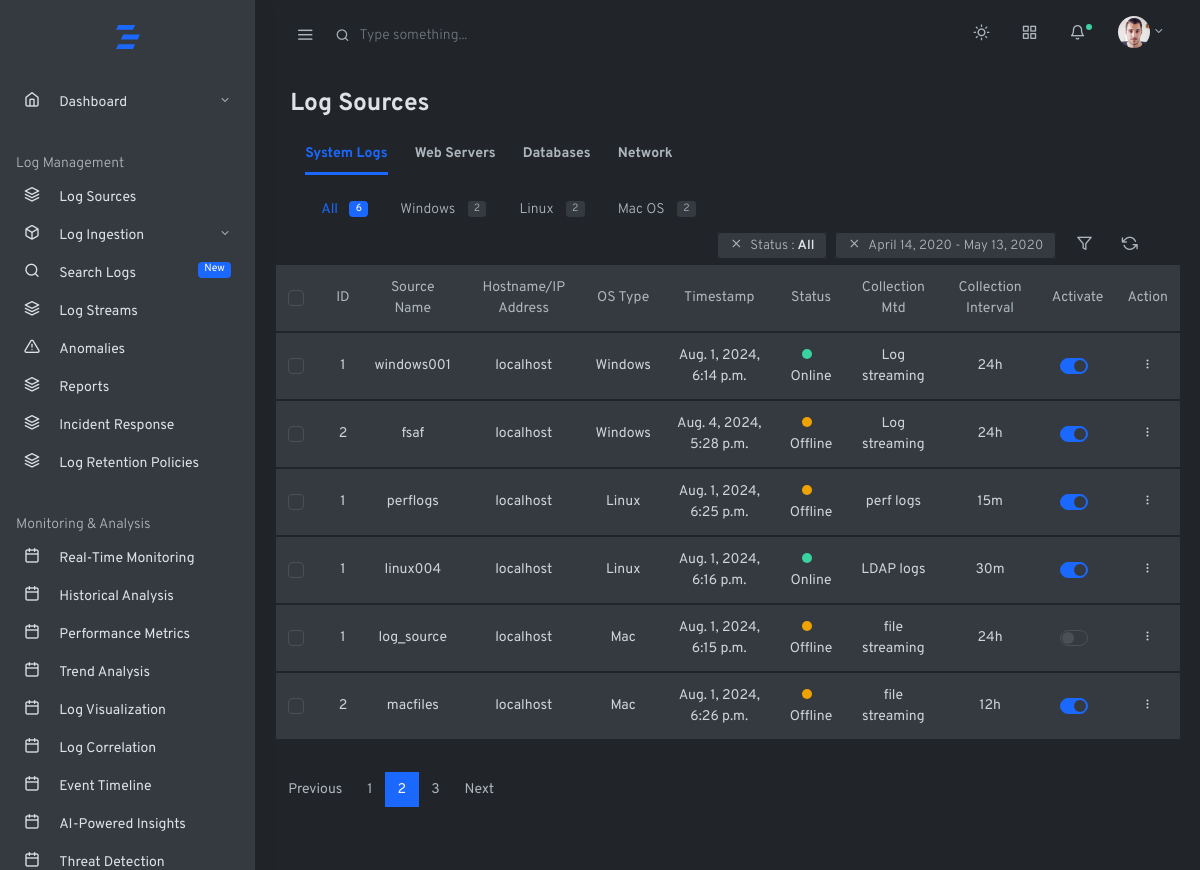
The page /home/log-sources/ on the database as committed earlier.
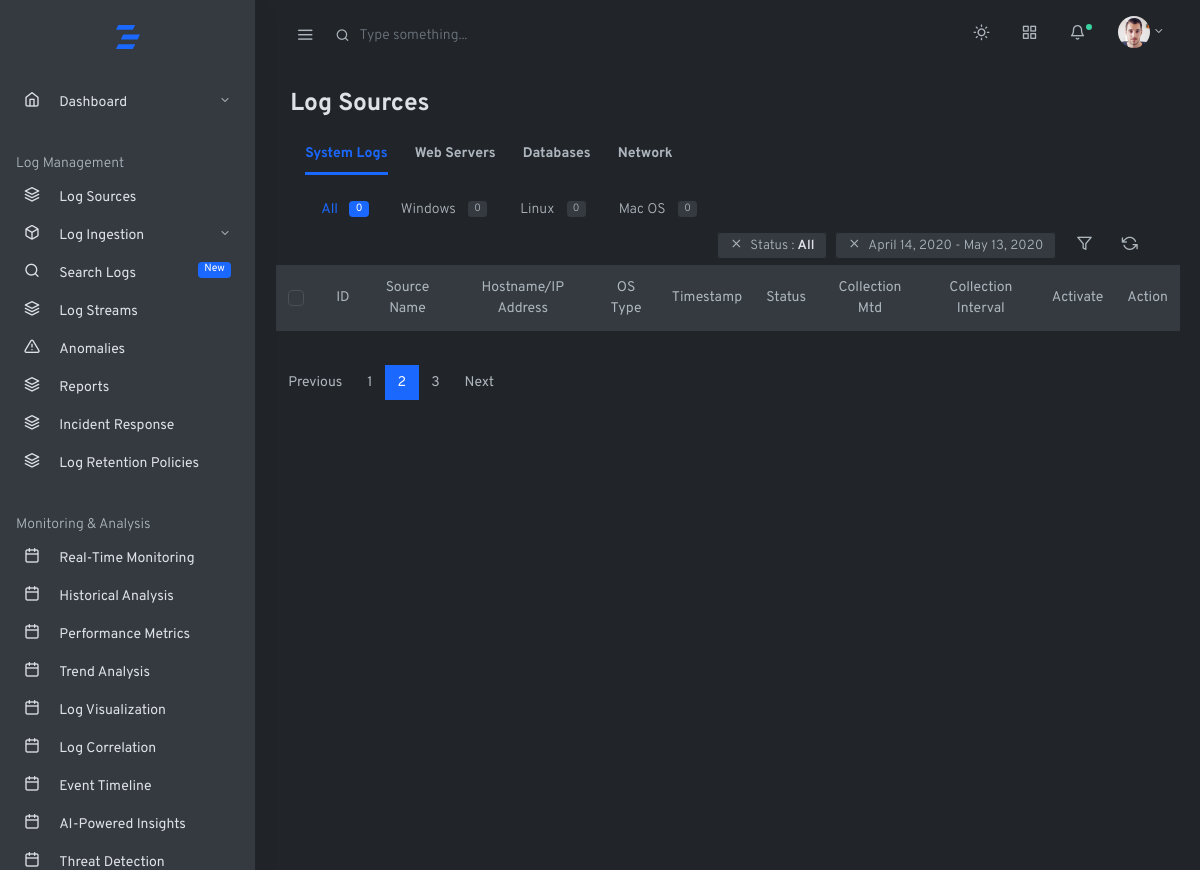
The same page on the database as committed later.
### log_management_app/models.py (models this page shows, shortened)
class WindowsLogSource(models.Model):
    INGESTION_MTD = [
        ('powershell', 'Powershell'),
    ]
    COLLECTION_INTERVAL_CHOICES = [
        ('5m', 'Every 5 minutes'),
        ('15m', 'Every 15 minutes'),
        ('30m', 'Every 30 minutes'),
        ('1h', 'Every 1 hour'),
        ('6h', 'Every 6 hours'),
        ('12h', 'Every 12 hours'),
        ('24h', 'Every 24 hours'),
    ]
    RETENTION_POLICY_CHOICES = [
        ('7d', '7 days'),
        ('14d', '14 days'),
        ('30d', '30 days'),
        ('60d', '60 days'),
        ('90d', '90 days'),
        ('180d', '180 days'),
        ('365d', '365 days'),
    ]
    SOURCE_STATUS_CHOICES = [
        ('Online', 'Active'),
        ('Offline', 'Inactive'),
    ]
    log_source_name = models.CharField(max_length=100)
    hostname_ip_address = models.CharField(max_length=255, default='localhost', null=True)
    description = models.TextField(blank=True, null=True)
    log_type = models.ManyToManyField(WindowsLogType)
    os_type=models.CharField(max_length=50,default='Windows')
    status = models.CharField(max_length=10, choices=SOURCE_STATUS_CHOICES, default='Offline')
    collection_mtd = models.CharField(max_length=50, default='Log streaming')
    collection_interval = models.CharField(max_length=10, choices=COLLECTION_INTERVAL_CHOICES, default='24h')
    retention_policy = models.CharField(max_length=10, choices=RETENTION_POLICY_CHOICES, default='30d')
    ingestion_mtd = models.CharField(max_length=30, choices=INGESTION_MTD, default='powershell')
    comments = models.TextField(blank=True, null=True)
    activate = models.BooleanField(default=True)
    created_at = models.DateTimeField(auto_now_add=True, null=True)
    updated_at = models.DateTimeField(auto_now=True, null=True)

class LinuxPerfLogs(models.Model):
    SOURCE_STATUS_CHOICES = [
        ('Online', 'Active'),
        ('Offline', 'Inactive'),
    ]
    COLLECTION_INTERVAL_CHOICES = [
        ('5m', 'Every 5 minutes'),
        ('15m', 'Every 15 minutes'),
        ('30m', 'Every 30 minutes'),
        ('1h', 'Every 1 hour'),
        ('6h', 'Every 6 hours'),
        ('12h', 'Every 12 hours'),
        ('24h', 'Every 24 hours'),
    ]
    RETENTION_POLICY_CHOICES = [
        ('7d', '7 days'),
        ('14d', '14 days'),
        ('30d', '30 days'),
        ('60d', '60 days'),
        ('90d', '90 days'),
        ('180d', '180 days'),
        ('365d', '365 days'),
    ]
    log_source_name = models.CharField(max_length=100, default='log_source')
    hostname_ip_address = models.CharField(max_length=255, default='localhost', null=True)
    performance_metrics = models.ManyToManyField(
        'LinuxPerformanceMetric',
        verbose_name="Performance Metrics",
        help_text="Select the metrics to collect",
    )
    status = models.CharField(max_length=10, choices=SOURCE_STATUS_CHOICES, default='Offline')
    os_type=models.CharField(max_length=50,default='Linux')
    collection_interval = models.CharField(max_length=10, choices=COLLECTION_INTERVAL_CHOICES, default='24h')
    retention_policy = models.CharField(max_length=10, choices=RETENTION_POLICY_CHOICES, default='30d')
    collection_mtd = models.CharField(max_length=50, default='perf logs')
    activate = models.BooleanField(default=True)
    created_at = models.DateTimeField(auto_now_add=True, null=True)
    updated_at = models.DateTimeField(auto_now=True, null=True)

class LDAPLogSource(models.Model):
    SOURCE_STATUS_CHOICES = [
        ('Online', 'Active'),
        ('Offline', 'Inactive'),
    ]
    COLLECTION_INTERVAL_CHOICES = [
        ('5m', 'Every 5 minutes'),
        ('15m', 'Every 15 minutes'),
        ('30m', 'Every 30 minutes'),
        ('1h', 'Every 1 hour'),
        ('6h', 'Every 6 hours'),
        ('12h', 'Every 12 hours'),
        ('24h', 'Every 24 hours'),
    ]
    RETENTION_POLICY_CHOICES = [
        ('7d', '7 days'),
        ('14d', '14 days'),
        ('30d', '30 days'),
        ('60d', '60 days'),
        ('90d', '90 days'),
        ('180d', '180 days'),
        ('365d', '365 days'),
    ]
    log_source_name = models.CharField(max_length=100, default='log_source')
    hostname_ip_address = models.CharField(max_length=255, default='localhost', null=True)
    domain_name=models.CharField(max_length=200)
    os_type=models.CharField(max_length=50,default='Linux')
    status = models.CharField(max_length=10, choices=SOURCE_STATUS_CHOICES, default='Offline')
    collection_interval = models.CharField(max_length=10, choices=COLLECTION_INTERVAL_CHOICES, default='24h')
    retention_policy = models.CharField(max_length=10, choices=RETENTION_POLICY_CHOICES, default='30d')
    collection_mtd = models.CharField(max_length=50, default='AD logs')
    activate = models.BooleanField(default=True)
    created_at = models.DateTimeField(auto_now_add=True, null=True)
    updated_at = models.DateTimeField(auto_now=True, null=True)

class MacFileLogSource(models.Model):
    LOG_FILE_TYPE = [
        ('text', 'Text'),
        ('csv', 'CSV'),
        ('json', 'JSON'),
        ('xml', 'XML'),
    ]
    RETENTION_POLICY_CHOICES = [
        ('7d', '7 days'),
        ('14d', '14 days'),
        ('30d', '30 days'),
        ('60d', '60 days'),
        ('90d', '90 days'),
        ('180d', '180 days'),
        ('365d', '365 days'),
    ]
    COLLECTION_INTERVAL_CHOICES = [
        ('5m', 'Every 5 minutes'),
        ('15m', 'Every 15 minutes'),
        ('30m', 'Every 30 minutes'),
        ('1h', 'Every 1 hour'),
        ('6h', 'Every 6 hours'),
        ('12h', 'Every 12 hours'),
        ('24h', 'Every 24 hours'),
    ]
    SOURCE_STATUS_CHOICES = [
        ('Online', 'Active'),
        ('Offline', 'Inactive'),
    ]
    ROTATION_POLICY_CHOICES = [
        ('size', 'By Size'),
        ('date', 'By Date'),
        ('size_date', 'By Size and Date'),
    ]
    log_source_name = models.CharField(max_length=100, default='log_source')
    hostname_ip_address = models.CharField(max_length=255, default='localhost', null=True)
    log_file_path = models.CharField(max_length=255)
    log_file_type = models.CharField(max_length=10, choices=LOG_FILE_TYPE)
    status = models.CharField(max_length=10, choices=SOURCE_STATUS_CHOICES, default='Offline')
    os_type=models.CharField(max_length=50,default='Mac')
    collection_interval = models.CharField(max_length=10, choices=COLLECTION_INTERVAL_CHOICES, default='24h')
    retention_policy = models.CharField(max_length=10, choices=RETENTION_POLICY_CHOICES, default='30d')
    file_size_limit = models.PositiveIntegerField()  # in MB
    collection_mtd = models.CharField(max_length=50, default='file streaming')
    activate = models.BooleanField(default=True)
    rotation_policy = models.CharField(max_length=15, choices=ROTATION_POLICY_CHOICES)
    created_at = models.DateTimeField(auto_now_add=True, null=True)
    updated_at = models.DateTimeField(auto_now=True, null=True)

### log_management_app/views.py (the view)
# urls.py: path('home/log-sources/',views.logsources,name='logsources'),
def logsources(request, os_type=None):
    log_sources_1 = WindowsLogSource.objects.all()
    log_sources_2 = WindowsFileLogSource.objects.all()
    log_sources_3 = WindowsPerfLogs.objects.all()
    log_sources_4 = WindowsActiveDirectoryLogSource.objects.all()
    log_sources_5 = LinuxLogSource.objects.all()
    log_sources_6 = LinuxFileLogSource.objects.all()
    log_sources_7 = LinuxPerfLogs.objects.all()
    log_sources_8 = LDAPLogSource.objects.all()
    log_sources_9 = MacLogSource.objects.all()
    log_sources_10 = MacFileLogSource.objects.all()
    log_sources_11 = MacPerfLogs.objects.all()
    log_sources_12 = OpenDirLogSource.objects.all()
    all_log_sources = list(chain(
        log_sources_1, log_sources_2, log_sources_3, log_sources_4,
        log_sources_5, log_sources_6, log_sources_7, log_sources_8,
        log_sources_9, log_sources_10, log_sources_11, log_sources_12
    ))
    windows_count = len(list(chain(log_sources_1, log_sources_2, log_sources_3, log_sources_4)))
    linux_count = len(list(chain(log_sources_5, log_sources_6, log_sources_7, log_sources_8)))
    mac_count = len(list(chain(log_sources_9, log_sources_10, log_sources_11, log_sources_12)))
    all_count = len(all_log_sources)  # Total count of all log sources
    if os_type == "windows":
        log_sources = list(chain(log_sources_1, log_sources_2, log_sources_3, log_sources_4))
    elif os_type == "linux":
        log_sources = list(chain(log_sources_5, log_sources_6, log_sources_7, log_sources_8))
    elif os_type == "macos":
        log_sources = list(chain(log_sources_9, log_sources_10, log_sources_11, log_sources_12))
    else:
        log_sources = all_log_sources
    context = {
        'log_sources': log_sources,
        'windows_count': windows_count,
        'linux_count': linux_count,
        'mac_count': mac_count,
        'all_count': all_count,
        'os_type': os_type,  # Pass os_type to the template for active tab
    }
    return render(request, 'baseapp/logsources/logsources.html', context)

### log_management_app/templates/baseapp/logsources/logsources.html (shortened to what the changed rows need)
{% extends 'mainhome.html' %}
{% block content %}
        <div class="container-fluid">
          <div class="row justify-content-center">
            <div class="col-12">
              <h2 class="h3 mb-3 page-title">Log Sources</h2>
              <div class="row mb-4 items-align-center">
                <div class="col-md">
                  <div class="col-md">
                    <div class="tab-content" id="myTabContent">
                        <div class="tab-pane fade show active" id="system-logs" role="tabpanel" aria-labelledby="system-logs-tab">
                            <ul class="nav nav-pills">
                                <li class="nav-item">
                                    <a class="nav-link {% if not os_type %}active bg-transparent text-primary{% else %}text-muted{% endif %}" href="{% url 'logsources' %}">
                                        All
                                        <span class="badge badge-pill {% if not os_type %}bg-primary text-white{% else %}bg-white border text-muted{% endif %} ml-2">{{all_count}}</span>
                                    </a>
                                </li>
                                <li class="nav-item">
                                    <a class="nav-link {% if os_type == 'windows' %}active{% else %}text-muted{% endif %}" href="{% url 'logsources' 'windows' %}">
                                        Windows
                                        <span class="badge badge-pill {% if os_type == 'windows' %}bg-primary text-white{% else %}bg-white border text-muted{% endif %} ml-2">{{windows_count}}</span>
                                    </a>
                                </li>
                                <li class="nav-item">
                                    <a class="nav-link {% if os_type == 'linux' %}active{% else %}text-muted{% endif %}" href="{% url 'logsources' 'linux' %}">
                                        Linux
                                        <span class="badge badge-pill {% if os_type == 'linux' %}bg-primary text-white{% else %}bg-white border text-muted{% endif %} ml-2">{{linux_count}}</span>
                                    </a>
                                </li>
                                <li class="nav-item">
                                    <a class="nav-link {% if os_type == 'macos' %}active{% else %}text-muted{% endif %}" href="{% url 'logsources' 'macos' %}">
                                        Mac OS
                                        <span class="badge badge-pill {% if os_type == 'macos' %}bg-primary text-white{% else %}bg-white border text-muted{% endif %} ml-2">{{mac_count}}</span>
                                    </a>
                                </li>
                            </ul>
                        </div>
                    </div>
                </div>
              </div>
              <table class="table border table-hover bg-white">
                <thead>
                  <tr role="row">
                    <th>
                      <div class="custom-control custom-checkbox">
                      </div>
                    </th>
                    <th class="text-center">ID</th>
                    <th class="text-center">Source Name</th>
                    <th class="text-center">Hostname/IP Address</th>
                    <th class="text-center">OS Type</th>
                    <th class="text-center">Timestamp</th>
                    <th class="text-center">Status</th>
                    <th class="text-center">Collection Mtd</th>
                    <th class="text-center">Collection Interval</th>
                    <th class="text-center">Activate</th>
                    <th class="text-center">Action</th>
                  </tr>
                </thead>
                <tbody>
                  {%for log_source in log_sources %}
                  <tr>
                    <td class="align-center">
                      <div class="custom-control custom-checkbox">
                      </div>
                    </td>
                    <td class="text-center">{{log_source.id}}</td>
                    <td class="text-center">{{log_source.log_source_name}}</td>
                    <td class="text-center">{{log_source.hostname_ip_address}}</td>
                    <td class="text-center">{{log_source.os_type}}</td>
                    <td class="text-center">{{log_source.created_at}}</td>
                    {% if log_source.status == 'Online' %}
                        <td class="text-center"><span class="dot dot-lg bg-success mr-2"></span>Online</td>
                    {% else %}
                        <td class="text-center"><span class="dot dot-lg bg-warning mr-2"></span>Offline</td>
                    {% endif %}
                    <td class="text-center">{{log_source.collection_mtd}}</td>
                    <td class="text-center">{{log_source.collection_interval}}</td>
                    <td class="text-center">
                      <div class="custom-control custom-switch">
                      </div>
                  </td>
                    <td class="text-center">
                      <div class="dropdown">
                        <button class="btn btn-sm dropdown-toggle more-vertical" type="button" data-toggle="dropdown" aria-haspopup="true" aria-expanded="false">
                        </button>
                      </div>
                    </td>
                  </tr>
                </tbody>
                {%endfor%}
              </table>
            </div>
          </div>
        </div>
        {% endblock %}

Rows that differ between the two databases and show on the page:
removed WindowsLogSource: id "1", log_source_name "windows001", hostname_ip_address "localhost", os_type "Windows", created_at "Aug. 1, 2024, 6:14 p.m.", status "Online" (drawn), collection_mtd "Log streaming", collection_interval "24h"
removed WindowsLogSource: id "2", log_source_name "fsaf", hostname_ip_address "localhost", os_type "Windows", created_at "Aug. 4, 2024, 5:28 p.m.", status "Offline" (drawn), collection_mtd "Log streaming", collection_interval "24h"
removed LinuxPerfLogs: id "1", log_source_name "perflogs", hostname_ip_address "localhost", os_type "Linux", created_at "Aug. 1, 2024, 6:25 p.m.", status "Offline" (drawn), collection_mtd "perf logs", collection_interval "15m"
removed LDAPLogSource: id "1", log_source_name "linux004", hostname_ip_address "localhost", os_type "Linux", created_at "Aug. 1, 2024, 6:16 p.m.", status "Online" (drawn), collection_mtd "LDAP logs", collection_interval "30m"
removed MacFileLogSource: id "1", log_source_name "log_source", hostname_ip_address "localhost", os_type "Mac", created_at "Aug. 1, 2024, 6:15 p.m.", status "Offline" (drawn), collection_mtd "file streaming", collection_interval "24h"
removed MacFileLogSource: id "2", log_source_name "macfiles", hostname_ip_address "localhost", os_type "Mac", created_at "Aug. 1, 2024, 6:26 p.m.", status "Offline" (drawn), collection_mtd "file streaming", collection_interval "12h"
Other text that changed with them:
{{ all_count }}: "6" → "0"
{{ windows_count }}: "2" → "0"
{{ linux_count }}: "2" → "0"
{{ mac_count }}: "2" → "0"
